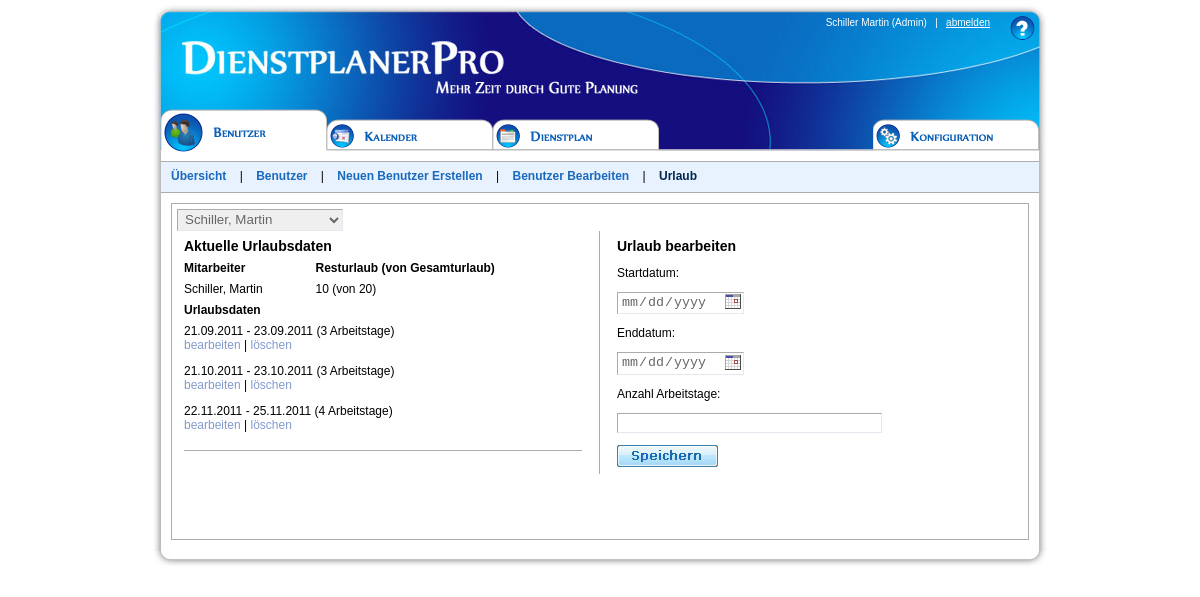
The page /index.php?seite=mitarbeiter&sub=urlaub (signed in) on the database its author committed.
### tables this page shows
CREATE TABLE `mitarbeiter` (
  `mid` int(11) NOT NULL auto_increment,
  `name` varchar(50) NOT NULL,
  `vname` varchar(50) NOT NULL,
  `adresse` varchar(100) default NULL,
  `tel` varchar(20) default NULL,
  `email` varchar(30) default NULL,
  `max_h_d` int(11) default NULL,
  `max_h_w` int(11) default NULL,
  `max_h_m` int(11) default NULL,
  `max_u` int(11) default NULL,
  `recht` int(11) NOT NULL,
  `angemeldet` varchar(60) NOT NULL,
  `pw` varchar(255) NOT NULL,
  `aktiv` tinyint(1) NOT NULL default '0',
  PRIMARY KEY  (`mid`)
);

CREATE TABLE `urlaub` (
  `uid` int(11) NOT NULL auto_increment,
  `mid` int(11) default NULL,
  `ab` date default NULL,
  `bis` date default NULL,
  `tage` int(11) default NULL,
  PRIMARY KEY  (`uid`)
);

### klassen/mitarbeiter.klasse.php (called while the page is built, shortened)
<?php
class Mitarbeiter
{
	public function hole_mitarbeiter_durch_id($mid)
	{
		$puffer = mysql_query('SELECT * FROM mitarbeiter WHERE mid = '.$mid);
		$mitarbeiter_objekt = mysql_fetch_object($puffer, 'Mitarbeiter' , array('mid', 'name', 'vname', 'adresse', 'tel', 'email', 'max_h_d', 'max_h_w', 'max_h_m', 'max_u', 'recht', 'pw', 'aktiv'));
		return $mitarbeiter_objekt;
	}
	public function hole_alle_mitarbeiter()
	{
		$mitarbeiter_objekt_feld = array();
		$puffer = mysql_query('SELECT * FROM mitarbeiter');
		while($mitarbeiter_objekt = mysql_fetch_object($puffer, 'Mitarbeiter' , array('mid', 'name', 'vname', 'adresse', 'tel', 'email', 'max_h_d', 'max_h_w', 'max_h_m', 'max_u', 'recht', 'pw', 'aktiv')))
		{
			$mitarbeiter_objekt_feld[] = $mitarbeiter_objekt;
		}
		return $mitarbeiter_objekt_feld;
	}
}
?>

### klassen/urlaub.klasse.php (called while the page is built, shortened)
<?php
class Urlaub
{
	public function hole_urlaub_durch_mid($mid)
	{
		$urlaub_feld = array();
		$puffer = mysql_query("SELECT * FROM urlaub WHERE mid='".$mid."' ORDER BY ab");
		while($urlaub_objekt = mysql_fetch_object($puffer, 'Urlaub', array('uid', 'mid', 'ab', 'bis', 'tage')))
		{
			$urlaub_feld[] = $urlaub_objekt;
		}
		return $urlaub_feld;
	}
}
?>

### mitarbeiter_urlaub.php (the view, shortened to what this page needs)
<div id="hauptinhalt">
<?php
include('klassen/urlaub.klasse.php');
$mid = '';
if($mid==''){
$mid = $_SESSION['mitarbeiter']->mid;
}
$b_ab = '';
$b_bis = '';
$b_tage = '';
$mitarbeiter = new Mitarbeiter();
$urlaub = new Urlaub();
$mitarbeiter_auswahl_feld = $mitarbeiter->hole_alle_mitarbeiter();
?>
<form name="auswahl" action="" method="post">
<select name="mid" onchange="this.form.submit();">
<?php
foreach($mitarbeiter_auswahl_feld as $mitarbeiter_auswahl)
{
    if($_SESSION['mitarbeiter']->mid==$mitarbeiter_auswahl->mid || $_SESSION['mitarbeiter']->recht==1)
    {
        echo '<option value="'.$mitarbeiter_auswahl->mid.'" ';
        if($mid==$mitarbeiter_auswahl->mid) echo 'selected';
        echo ' >'.$mitarbeiter_auswahl->name.', '.$mitarbeiter_auswahl->vname.'</option>';
    }
}
?>
</select>
</form>
<?php
if($mid!='')
{
$mitarbeiter = $mitarbeiter->hole_mitarbeiter_durch_id($mid);
$urlaub_alle_feld = $urlaub->hole_urlaub_durch_mid($mid);
$anzahl_urlaubstage = mysql_fetch_array(mysql_query('SELECT sum(tage) FROM urlaub WHERE mid = "'.$mid.'" GROUP BY mid'));
$resturlaub =  $mitarbeiter->max_u - $anzahl_urlaubstage[0];
?>
<form action="index.php?seite=mitarbeiter&sub=urlaub&mid=<?php echo $mitarbeiter->mid; ?>" name="urlaub" method="post">
	<table id="top_left">
     	<tr>
          	<td colspan=4><h2>Aktuelle Urlaubsdaten</h2></td>
     	</tr>
     	<tr>
          	<td class="beschriftung">Mitarbeiter</td>
                <td colspan=3 class="beschriftung">Resturlaub (von Gesamturlaub)</td>
          </tr>
     	<tr>
                <td><?php echo $mitarbeiter->name; echo ", "; echo $mitarbeiter->vname; ?></td>
                <td colspan=3>
<?php
                         if($resturlaub < 0)
                         {
                            echo '<span class="rot">'.$resturlaub.'</span>';
                        }
                        else
                        {
                            echo $resturlaub;
                        }
                            echo ' (von '.$mitarbeiter->max_u.')';
?>
                </td>
          </tr>
          <tr>
             	<td colspan=4 class="beschriftung">Urlaubsdaten</td>
     	</tr>
<?php
		foreach($urlaub_alle_feld as $urlaub_alle)
{
          	$zw = explode("-",$urlaub_alle->ab);
        		$start = $zw[2].'.'.$zw[1].'.'.$zw[0];
       		$zw = explode("-",$urlaub_alle->bis);
        		$ende = $zw[2].'.'.$zw[1].'.'.$zw[0];
               echo '<tr><td colspan=4>'.$start.' - '.$ende.' ('.$urlaub_alle->tage.' Arbeitstage)';
                if($_SESSION['mitarbeiter']->recht=='1')
			 {
               echo '<br /><a href="index.php?seite=mitarbeiter&sub=urlaub&mid='.$mitarbeiter->mid.'&b='.$urlaub_alle->uid.'" >bearbeiten</a>';
               echo ' | <a href="index.php?seite=mitarbeiter&sub=urlaub&mid='.$mitarbeiter->mid.'&l='.$urlaub_alle->uid.'" onclick="javascript:alert(\'Wollen Sie diese Urlaubsdaten wirklich l&ouml;schen?\');">l&ouml;schen</a></td>';
                         }
}
 if($_SESSION['mitarbeiter']->recht=='1')
{
?>
		<tr>
          	<td colspan=4><hr></td>
		</tr>
        </table>
    <table id="top_right">
            <tr>
          	<td><h2>Urlaub bearbeiten</h2></td>
     	</tr>
          <tr>
              <td>Startdatum: </td>
          </tr>
          <tr>
                <td><input class="feld" type="date" size="30" name="start" value="<?php echo $b_ab;  ?>" readonly>
                </td>
          </tr>
          <tr>
              <td>Enddatum: </td>
          </tr>
          <tr>
          	  <td><input class="feld" type="date" size="30" name="ende" value="<?php echo $b_bis;  ?>" readonly>
               </td>
          </tr>
          <tr>
              <td>Anzahl Arbeitstage: </td>
          </tr>
          <tr>
              	<td><input type="hidden" size="5" name="uid" value="<?php if(!empty($b_uid)){ echo $b_uid; }else{ $b_uid = '';} ?>" >
          <input class="feld" type="Text" size="30" name="anzahl" value="<?php echo $b_tage;  ?>" ></td>
                <td style="width: 200px;">&nbsp;</td>
          </tr>
          <tr>
               <td colspan=4><input class="knopf_speichern" type="submit" name="speichern" value=" "></td>
          </tr>
<?php
}
?>
	</table>
</form>
<?php
}
?>
</div>

### css/main_css.css (style rules this page uses)
body { background-color: #ffffff; margin: 0px; padding: 0px; font-family: Verdana, sans-serif; font-size: 12px; }
h2 { font-size:14px; margin:0px; }
a { text-decoration: none; color: #849acf; font-size:12px; }
th, td { padding: 5px; text-align:left; }
#hauptinhalt table, #hauptinhalt_kal table { width: 100%; }
hr { border: none; border-top:1px solid #acacac; }
#hauptinhalt { border:1px solid #acacac; margin:10px; height: 325px; overflow-y: scroll; overflow-x: hidden; padding:5px; }
#hauptinhalt table#top_left, #hauptinhalt table#top_right, #hauptinhalt table#bottom_left, #hauptinhalt table#bottom_right { float:left; width: 50%; }
#hauptinhalt table#top_left, #hauptinhalt table#bottom_left { border-right:1px solid #acacac; }
#hauptinhalt table#top_left { padding:0px 10px 10px 0px; }
#hauptinhalt table#top_right { padding:0px 0px 10px 10px; }
.knopf_anmelden, .knopf_registrieren, .knopf_speichern, .knopf_bearbeiten, .knopf_erstellen, .knopf_weiter { cursor: pointer; height: 22px; border:none; }
.knopf_speichern { background-image: url('../bilder/button_speichern.jpg'); width: 101px; }
input { border: 1px solid #000000; }
.feld, select { border-top: 1px solid #ababab; border-left: 1px solid #ababab; border-right: 1px solid #e3e9ef; border-bottom: 1px solid #e3e9ef; padding: 1px 3px 2px; color: #666; }
.beschriftung { text-align: left; font-weight: bold; padding:0px 5px; }

### rows shown on the page
mitarbeiter: name "Schiller", vname "Martin", max_u "20"
urlaub: ab "21.09.2011", bis "23.09.2011", tage "3"
urlaub: ab "21.10.2011", bis "23.10.2011", tage "3"
urlaub: ab "22.11.2011", bis "25.11.2011", tage "4"

### other values the page prints
$_SESSION['mitarbeiter']->name "Schiller"
$_SESSION['mitarbeiter']->vname "Martin"
$recht "Admin"
$resturlaub "10"
form field mid "Schiller, Martin"
